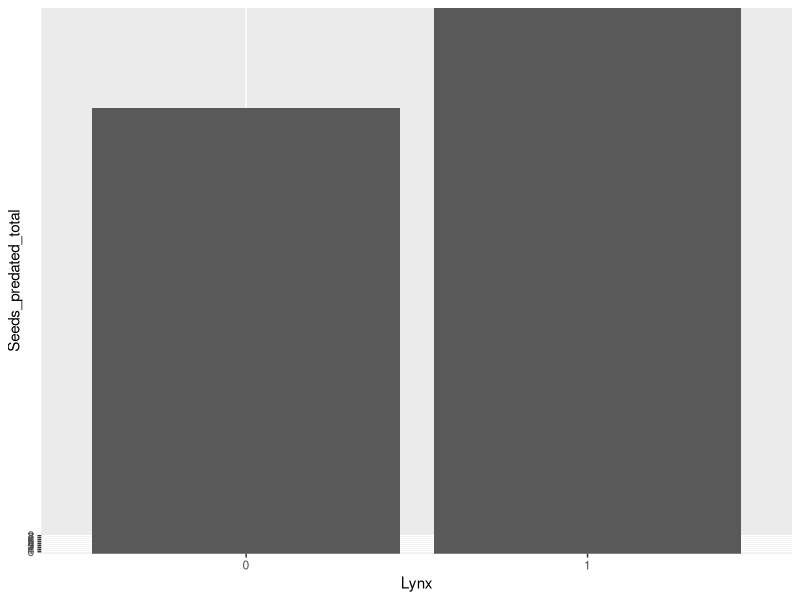
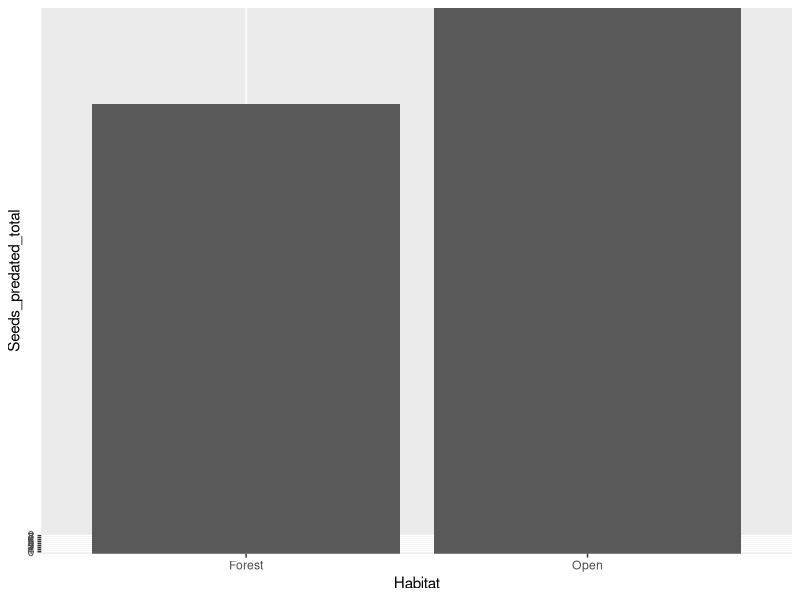
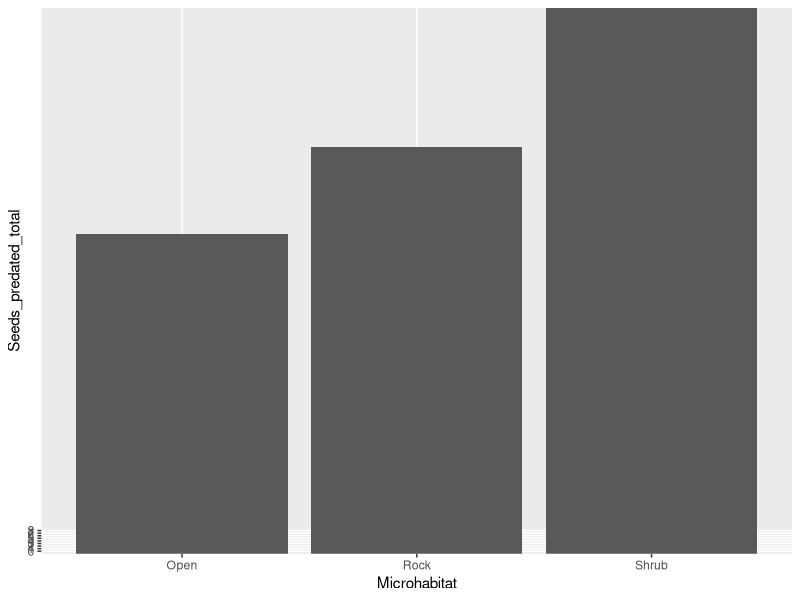

These charts were generated, in order, by the following R code:
## ---- chunk 1
#load in required packages
library(tidyr)
library(ggplot2)
## ---- chunk 2
#unzip rodent activity file
# unzip("edi.2200.1.zip")
## ---- chunk 3
#read in rodent activity file
rodent_data <- read.csv("Rodent_activity.csv")
## ---- chunk 4
#read in trapping data file
trapping_data <- read.csv("Trapping.csv")
## ---- chunk 5
#read in vegetation cover data file
vegetation_data <- read.csv("Vegetation_cover.csv")
## ---- chunk 6
#read in seed predation data
seed_predation_data <- read.csv("Seed_predation.csv")
## ---- chunk 7
#separate data in trapping_data
colnames(trapping_data)

trapping_separated <- trapping_data %>%
  separate(col = Trap_day.Lynx.Habitat.Plot.Trap.Species.Working, 
           into = c("Trap_day", "Lynx", "Habitat", "Plot", "Trap", "Species", "Working"), 
           sep = ";")
## ---- chunk 8
#separate data in vegetation_data
colnames(vegetation_data)

vegetation_separated <- vegetation_data %>%
  separate(col = Lynx.Plot.Habitat.Tree.Shrub.Rock, 
           into = c("Lynx", "Plot", "Habitat", "Tree", "Shrub", "Rock"), 
           sep = ";")
## ---- chunk 9
#separate seed predation data
colnames(seed_predation_data)

seed_predation_separated <- seed_predation_data %>%
  separate(col = Lynx.Habitat.Plot.Microhabitat.Code.CAM.Seeds_left0.Seeds_left1.Seeds_predated1.Seeds_left2.Seeds_oredated2.Seeds_left3.Seeds_predated3.Seeds_left4.Seeds_predated4.Seeds_left5.Seeds_predated5.Seeds_predated_total, 
           into = c("Lynx", "Habitat", "Plot", "Microhabitat", "Code", "CAM", "Seeds_left0", "Seeds_left1", "Seeds_predated1", "Seeds_left2", "Seeds_oredated2", "Seeds_left3", "Seeds_predated3", "Seeds_left4", "Seeds_predated4", "Seeds_left5", "Seeds_predated5", "Seeds_predated_total"), 
           sep = ";")
## ---- chunk 10
#plotting seed predation total against lynx presence
ggplot(data = seed_predation_separated, aes(x = Lynx, y = Seeds_predated_total)) +
  geom_col()
## ---- chunk 11
#plotting seed predation total as a function of habitat type
ggplot(data = seed_predation_separated, aes(x = Habitat, y = Seeds_predated_total)) +
  geom_col()
## ---- chunk 12
#plotting seed predation total as a function of microhabitat
ggplot(data = seed_predation_separated, aes(x = Microhabitat, y = Seeds_predated_total)) +
  geom_col()
## ---- chunk 13
#graph 1: lynx = 1, microhabitat = open

## ---- chunk 14
#graph 2: lynx = 1, microhabitat = rock
## ---- chunk 15
#graph 3: lynx = 1, microhabitat = shrub
## ---- chunk 16
#graph 4: lynx = 0, microhabitat = open
## ---- chunk 17
#graph 5: lynx = 0, microhabitat = rock
## ---- chunk 18
#graph 6: lynx = 0, microhabitat = shrub
